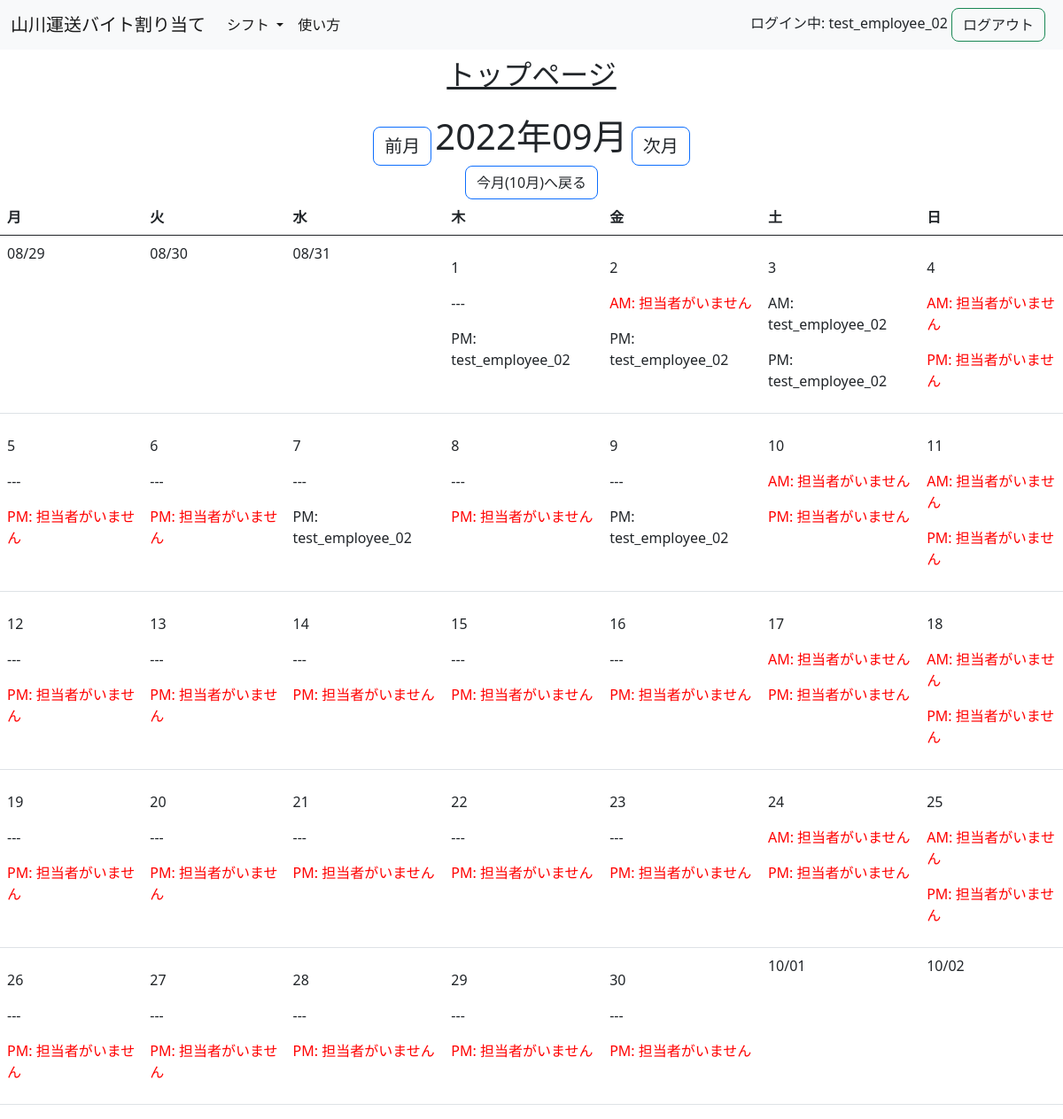
/shift/2022/9 (signed in), run on the app's committed database.
### top/models.py (models this page shows)
class User(AbstractUser):
    is_employer = models.BooleanField(default=False)

### shift/models.py (models this page shows, shortened)
class MasterShift(models.Model):
    shift_table = models.ForeignKey(ShiftTable, on_delete=models.CASCADE, null=True, blank=True)  # 追加
    date = models.DateField()
    is_am = models.BooleanField()
    required = models.BooleanField()
    worker = models.ForeignKey(User, on_delete=models.SET_NULL, null=True, blank=True)

### shift/views.py (the view)
# urls.py: path('', views.Index.as_view(), name='index'),
class Index(MonthWithShiftsMixin, TemplateView):
    template_name = 'shift/index2.html'
    model = MasterShift
    date_field = 'date'
    def get_context_data(self, **kwargs):
        context = super().get_context_data(**kwargs)
        calendar_context = self.get_month_calendar()
        context.update(calendar_context)
        context.update({
            'user': self.request.user
        })
        return context

### shift/mixins.py (called while the page is built)
    def setup_calendar(self):
        self._calendar = calendar.Calendar(self.first_weekday)

    def get_week_names(self):
        week_names = deque(self.week_names)
        week_names.rotate(-self.first_weekday)
        return week_names

    def get_previous_month(self, date):
        if date.month == 1:
            return date.replace(year=date.year - 1, month=12, day=1)
        else:
            return date.replace(month=date.month - 1, day=1)

    def get_next_month(self, date):
        if date.month == 12:
            return date.replace(year=date.year + 1, month=1, day=1)
        else:
            return date.replace(month=date.month + 1, day=1)

    def get_month_days(self, date):
        return self._calendar.monthdatescalendar(date.year, date.month)

    def get_current_month(self):
        self.setup_calendar()
        month = self.kwargs.get('month')
        year = self.kwargs.get('year')
        if month and year:
            month = datetime.date(year=int(year), month=int(month), day=1)
        else:
            month = datetime.date.today().replace(day=1)
        return month

    def get_month_calendar(self):
        current_month = self.get_current_month()
        calendar_data = {
            'now': datetime.date.today(),
            'month_days': self.get_month_days(current_month),
            'month_current': current_month,
            'month_previous': self.get_previous_month(current_month),
            'month_next': self.get_next_month(current_month),
            'week_names': self.get_week_names(),
        }
        return calendar_data

    def get_month_schedules(self, start, end, days):
        shifts = {day: [MasterShift.objects.filter(date__range=(start, end)).filter(date=day.strftime('%Y-%m-%d'))] for
                  week in days for day in week}
        size = len(shifts)
        return [{key: shifts[key] for key in itertools.islice(shifts, i, i + 7)} for i in range(0, size, 7)]

    def get_personal_schedules(self, start, end, days):
        master_shifts = [master for week in days for day in week
                         for master in MasterShift.objects.filter(date__range=(start, end), date=day.strftime('%Y-%m-%d'))]
        personal_shifts = PersonalShift.objects.filter(master__in=master_shifts)
        return personal_shifts

### templates/shift/index2.html
{% extends 'top/base.html' %}
{% block content %}
<p class="page-title">
トップページ
</p>
<div class="container-fluid text-center col-6">
    <a class="fs-5 btn btn-outline-primary" href="{% url 'shift:index' month_previous.year month_previous.month %}" role="button">前月</a>
        <span class="fs-1">{{ month_current | date:"Y年m月" }}</span>
    <a class="fs-5 btn btn-outline-primary" href="{% url 'shift:index' month_next.year month_next.month %}" role="button">次月</a>
    <form action='{% url 'shift:index' now.year now.month %}'>
        <input type="submit" class="btn btn-outline-primary" value="今月({{ now.month }}月)へ戻る">
    </form>
</div>
<table class="table">
    <thead>
    <tr>
        {% for w in week_names %}
            <th>{{ w }}</th>
        {% endfor %}
    </tr>
    </thead>
    <tbody>
    {% for week_day_shifts in shifts %}
        <tr>
            {% for day, week_shifts in week_day_shifts.items %}
                {% if now == day %}
                    <td class="table-success">
                        {% else %}
                    <td>
                {% endif %}
            <p>
                {% if month_current.month != day.month %}
                    {{ day | date:"m/d" }}
                {% else %}
                    <p>{{ day.day }}</p>
                    {% for shift in week_shifts %}
                        {% for master_shift in shift|dictsortreversed:"is_am" %}
                            {% if master_shift.date == day %}
                                {% if master_shift.is_am %}
                                    <p>
                                        {% if master_shift.required %}
                                            {% if master_shift.is_am %}
                                                {% if master_shift.worker %}
                                                    <p>AM: {{ master_shift.worker.username }}</p>
                                                {% else %}
                                                    <p class="red">AM: 担当者がいません</p>
                                                {% endif %}
                                            {% endif %}
                                        {% else %}
                                            {% if master_shift.is_am %}
                                                <p>---</p>
                                            {% endif %}
                                        {% endif %}
                                {% else %}
                                    <p>
                                        {% if master_shift.required %}
                                            {% if not master_shift.is_am %}
                                                {% if master_shift.worker %}
                                                    <p>PM: {{ master_shift.worker.username }}</p>
                                                {% else %}
                                                    <p class="red">PM: 担当者がいません</p>
                                                {% endif %}
                                            {% endif %}
                                        {% else %}
                                            {% if not master_shift.is_am %}
                                                <p>---</p>
                                            {% endif %}
                                        {% endif %}
                                {% endif %}
                            {% endif %}
                        {% endfor %}
                    {% endfor %}
                {% endif %}
            </td>
            {% endfor %}
        </tr>
    {% endfor %}
    </tbody>
</table>
{% endblock %}

### templates/top/base.html (shortened to what this page needs)
{% load static %}
<!DOCTYPE html>
<html lang="en">
<head>
    <link href="https://cdn.jsdelivr.net/npm/bootstrap@5.0.2/dist/css/bootstrap.min.css" rel="stylesheet">
    <link rel="stylesheet" type='text/css' href="{% static 'top/stylesheet.css' %}">
</head>
<body>
<nav class="navbar navbar-expand-lg navbar-light bg-light fixed-top">
  <div class="container-fluid">
    <a class="navbar-brand" href="{% url 'top:index' %}">山川運送バイト割り当て</a>
    <div class="collapse navbar-collapse" id="navbarSupportedContent">
      <ul class="navbar-nav me-auto mb-2 mb-lg-0">
        {% if user.is_employer %}
        <li class="nav-item dropdown">
          <a class="nav-link dropdown-toggle active" href="#" id="navbarDropdown" role="button" data-bs-toggle="dropdown" aria-expanded="false">
            シフト
          </a>
          <ul class="dropdown-menu" aria-labelledby="navbarDropdown">
            <li><a class="dropdown-item" href="{% url 'shift:index' %}">シフトの表示</a></li>
            <li><a class="dropdown-item" href="{% url 'shift:assign' %}">シフトの有効化</a></li>
            <li><a class="dropdown-item" href="{% url 'shift:employer' %}">シフトの割り振り</a></li>
          </ul>
        </li>
        <li class="nav-item dropdown">
          <a class="nav-link dropdown-toggle active" href="#" id="navbarDropdown" role="button" data-bs-toggle="dropdown" aria-expanded="false">
            従業員
          </a>
          <ul class="dropdown-menu" aria-labelledby="navbarDropdown">
            <li><a class="dropdown-item" href="{% url 'top:edit' %}">現在の従業員を編集</a></li>
            <li><a class="dropdown-item" href="{% url 'top:register' %}">新規従業員を登録</a></li>
          </ul>
        </li>
        <li class="nav-item dropdown">
          <a class="nav-link dropdown-toggle active" href="#" id="navbarDropdown" role="button" data-bs-toggle="dropdown" aria-expanded="false">
            使い方
          </a>
          <ul class="dropdown-menu" aria-labelledby="navbarDropdown">
            <li><a class="dropdown-item" href="{% url 'tutorial:employer' %}">雇用者用画面</a></li>
            <li><a class="dropdown-item" href="{% url 'tutorial:employee' %}">従業員用画面</a></li>
          </ul>
        </li>
        {% else %}
            <li class="nav-item dropdown">
          <a class="nav-link dropdown-toggle active" href="#" id="navbarDropdown" role="button" data-bs-toggle="dropdown" aria-expanded="false">
            シフト
          </a>
        </li>
            <li class="nav-item">
              <a class="nav-link active" aria-current="page" href="{% url 'tutorial:employee' %}">使い方</a>
            </li>
        {% endif %}
      </ul>
      <form action="{% url 'top:logout' %}">
          ログイン中: {{ user.username }}
        <input type="submit" class="btn btn-outline-success me-2" value="ログアウト">
      </form>
    </div>
  </div>
</nav>
<div class="under-nav">
{% block content %}
{% endblock %}
</div>
</body>
</html>

### top/static/top/stylesheet.css (style rules this page uses)
*, *:before, *:after { -webkit-box-sizing: inherit; box-sizing: inherit; }
html { -webkit-box-sizing: border-box; box-sizing: border-box; }
.btn, a.btn, button.btn { position: relative; display: inline-block; cursor: pointer; -webkit-user-select: none; -moz-user-select: none; -ms-user-select: none; user-select: none; -webkit-transition: all 0.3s; transition: all 0.3s; text-align: center; vertical-align: middle; text-decoration: none; color: #212529; border-radius: 0.5rem; }
.under-nav { margin-top: 60px; }
.red { color:red; }
.page-title { font-size: 2rem; margin-right: auto; margin-left: auto; width: fit-content; text-decoration: underline; }

### data on the page
User: username "test_employee_02"
MasterShift: worker.username "test_employee_02"
MasterShift: date "AM: 担当者がいません"
MasterShift: worker.username "test_employee_02"
MasterShift: worker.username "test_employee_02"
MasterShift: worker.username "test_employee_02"
MasterShift: date "AM: 担当者がいません"
MasterShift: date "PM: 担当者がいません"
MasterShift: date "PM: 担当者がいません"
MasterShift: date "PM: 担当者がいません"
MasterShift: worker.username "test_employee_02"
MasterShift: date "PM: 担当者がいません"
MasterShift: worker.username "test_employee_02"
MasterShift: date "AM: 担当者がいません"
MasterShift: date "PM: 担当者がいません"
MasterShift: date "AM: 担当者がいません"
MasterShift: date "PM: 担当者がいません"
MasterShift: date "PM: 担当者がいません"
MasterShift: date "PM: 担当者がいません"
MasterShift: date "PM: 担当者がいません"
MasterShift: date "PM: 担当者がいません"
MasterShift: date "PM: 担当者がいません"
MasterShift: date "AM: 担当者がいません"
MasterShift: date "PM: 担当者がいません"
MasterShift: date "AM: 担当者がいません"
MasterShift: date "PM: 担当者がいません"
MasterShift: date "PM: 担当者がいません"
MasterShift: date "PM: 担当者がいません"
MasterShift: date "PM: 担当者がいません"
MasterShift: date "PM: 担当者がいません"
MasterShift: date "PM: 担当者がいません"
MasterShift: date "AM: 担当者がいません"
MasterShift: date "PM: 担当者がいません"
MasterShift: date "AM: 担当者がいません"
MasterShift: date "PM: 担当者がいません"
MasterShift: date "PM: 担当者がいません"
MasterShift: date "PM: 担当者がいません"
MasterShift: date "PM: 担当者がいません"
MasterShift: date "PM: 担当者がいません"
MasterShift: date "PM: 担当者がいません"

### other printed values
{{ month_current | date:"Y年m月" }} "2022年09月"
{{ w }} "月" "火" "水" "木" "金" "土" "日"
{{ day | date:"m/d" }} "08/29" "08/30" "08/31" "10/01" "10/02"
{{ day.day }} "1" "2" "3" "4" "5" "6" "7" "8" "9" "10" "11" "12" "13" "14" "15" "16" "17" "18" "19" "20" "21" "22" "23" "24" "25" "26" "27" "28" "29" "30"
